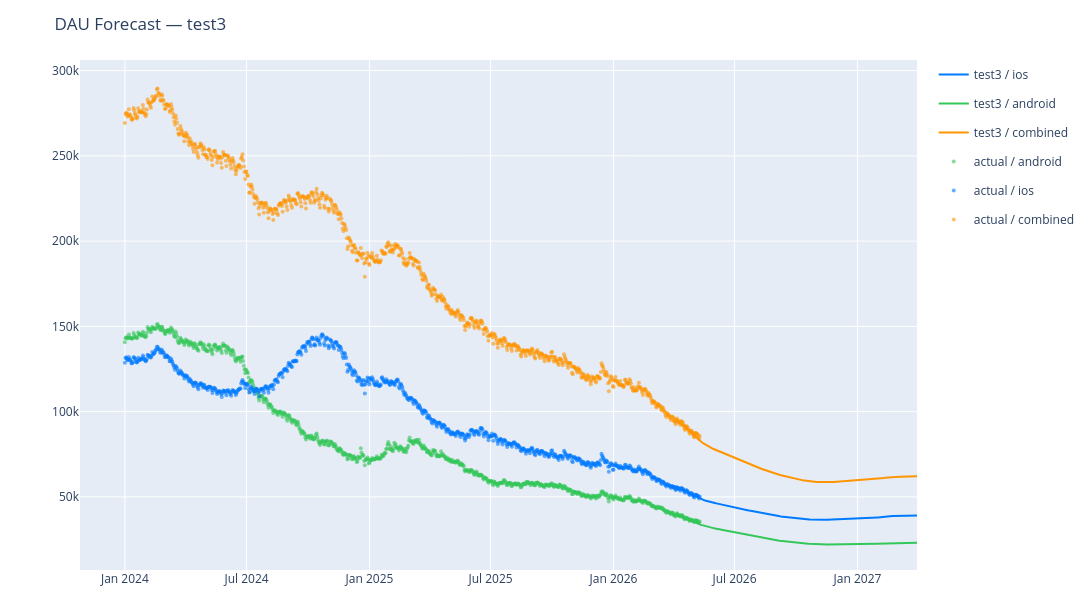

This figure's notebook cell:
### Code cell
plot('test3', chart='dau')

### Figure 1 — Plotly figure (JSON) as saved in the notebook; plotly's stock layout.template omitted (floating-point values rounded to 4 significant figures; data arrays with more than 128 entries replaced by an {"elided": "..."} marker saying what was removed)
{"data": [{"hovertemplate": "test3 / ios: %{y:,.0f}<extra></extra>", "legendgroup": "test3 / ios", "line": {"color": "#007AFF", "dash": "solid"}, "name": "test3 / ios", "type": "scatter", "x": {"elided": "365 str values"}, "y": {"elided": "365 float values"}}, {"hovertemplate": "test3 / android: %{y:,.0f}<extra></extra>", "legendgroup": "test3 / android", "line": {"color": "#34C759", "dash": "solid"}, "name": "test3 / android", "type": "scatter", "x": {"elided": "365 str values"}, "y": {"elided": "365 float values"}}, {"hovertemplate": "test3 / combined: %{y:,.0f}<extra></extra>", "legendgroup": "test3 / combined", "line": {"color": "#FF9500", "dash": "solid"}, "name": "test3 / combined", "type": "scatter", "x": {"elided": "365 str values"}, "y": {"elided": "365 float values"}}, {"hovertemplate": "actual / android: %{y:,.0f}<extra></extra>", "legendgroup": "actual/android", "marker": {"color": "#34C759", "opacity": 0.6, "size": 4}, "mode": "markers", "name": "actual / android", "type": "scatter", "x": {"elided": "861 str values"}, "y": {"elided": "861 int values"}}, {"hovertemplate": "actual / ios: %{y:,.0f}<extra></extra>", "legendgroup": "actual/ios", "marker": {"color": "#007AFF", "opacity": 0.6, "size": 4}, "mode": "markers", "name": "actual / ios", "type": "scatter", "x": {"elided": "861 str values"}, "y": {"elided": "861 int values"}}, {"hovertemplate": "actual / combined: %{y:,.0f}<extra></extra>", "legendgroup": "actual/combined", "marker": {"color": "#FF9500", "opacity": 0.6, "size": 4}, "mode": "markers", "name": "actual / combined", "type": "scatter", "x": {"elided": "861 str values"}, "y": {"elided": "861 int values"}}], "layout": {"height": 600, "hovermode": "x unified", "margin": {"b": 30, "t": 60}, "title": {"text": "DAU Forecast — test3"}, "width": 1400}}
